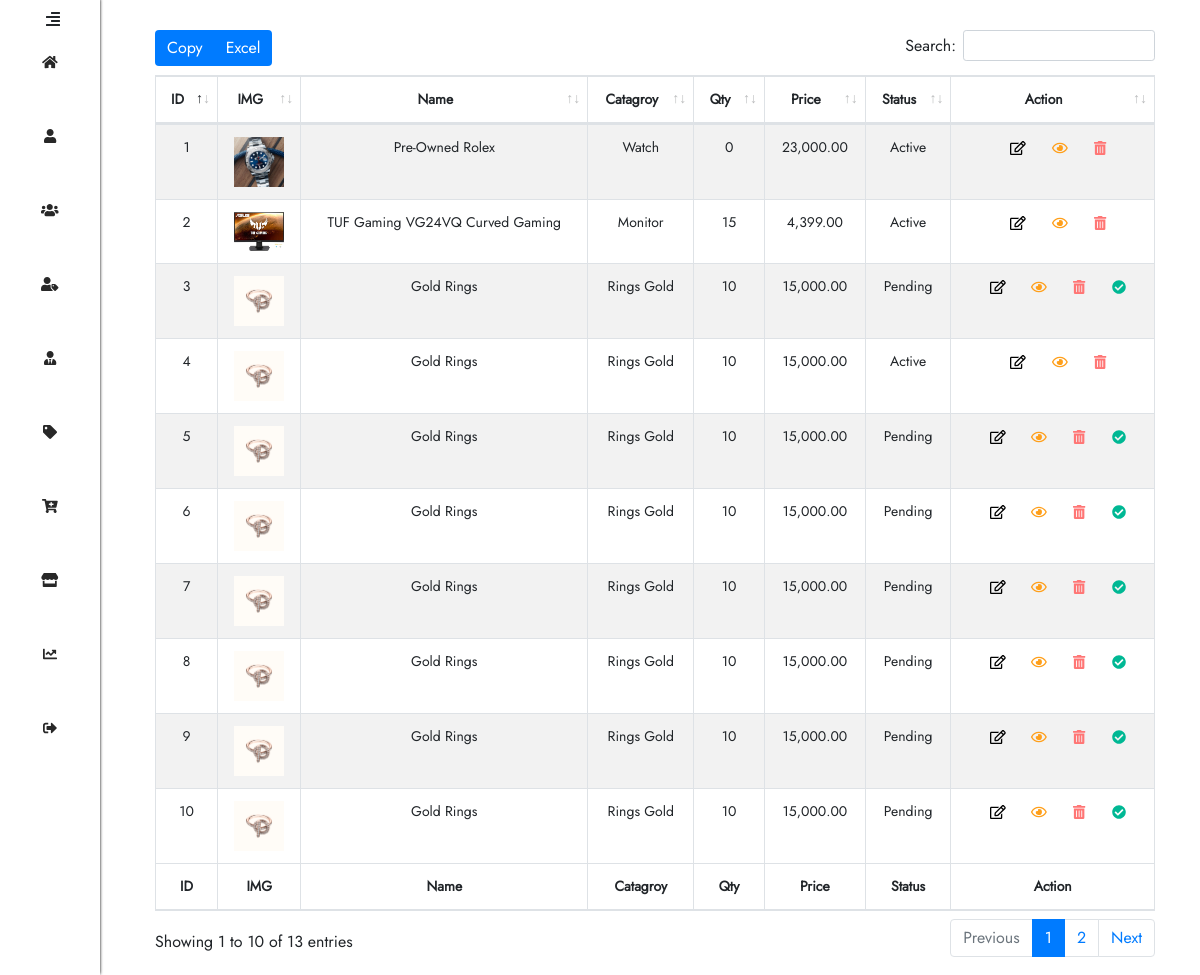
Page /Products-List.php (signed in) on the committed database.
### tables this page shows
CREATE TABLE `ha_products` (
  `HA_P_ID` bigint(20) UNSIGNED NOT NULL,
  `HA_P_Name` varchar(255) NOT NULL,
  `HA_P_Price` varchar(255) NOT NULL,
  `HA_P_Description` text NOT NULL,
  `HA_P_Category_ID` varchar(255) NOT NULL,
  `HA_P_Qty` varchar(255) NOT NULL,
  `HA_P_Alert_Qty` varchar(255) NOT NULL,
  `HA_P_Brand` varchar(255) NOT NULL,
  `HA_P_Available_From_Date` varchar(255) NOT NULL,
  `HA_P_Date_Created` varchar(255) NOT NULL,
  `HA_P_Time_Created` varchar(255) NOT NULL,
  `HA_P_User_ID_Created` varchar(255) NOT NULL,
  `HA_P_Status` varchar(255) NOT NULL,
  `HA_P_Views` int(11) NOT NULL
);

CREATE TABLE `ha_category_list` (
  `HA_C_L_ID` bigint(20) UNSIGNED NOT NULL,
  `HA_C_L_Category_Name` varchar(255) NOT NULL,
  `HA_C_L_Parent_ID` varchar(255) NOT NULL,
  `HA_C_L_Status` varchar(255) NOT NULL,
  `HA_C_L_Count_Products` varchar(255) NOT NULL,
  `HA_C_L_Count_Sales` varchar(255) NOT NULL,
  `HA_C_L_Count_Returns` varchar(255) NOT NULL,
  `HA_C_L_Date_Created` varchar(255) NOT NULL,
  `HA_C_L_Time_Created` varchar(255) NOT NULL,
  `HA_C_L_User_ID_Created` varchar(255) NOT NULL
);

### Datebase/DB_Products_List.php (called while the page is built, shortened)
<?php
    $SQL_Products_List = 'SELECT * FROM ha_products WHERE HA_P_Status = "Active" OR HA_P_Status = "Pending" ORDER BY HA_P_ID DESC ';
    $Result_Products_List = mysqli_query($Connection,$SQL_Products_List);
    $Count_Products_List  = mysqli_num_rows($Result_Products_List);
?>

### Website-Structure/Products-List-Body.php (the view, shortened to what this page needs)
<div class="Content-table">
    <table id="example" class="table table-striped table-bordered" style="width:100%;text-align: center;">
        <thead>
            <tr class="header-table">
                <th>ID</th>
                <th>IMG</th>
                <th>Name</th>
                <th>Catagroy</th>
                <th>Qty</th>
                <th>Price</th>
                <th>Status</th>
                <th>Action</th>
            </tr>
        </thead>
        <tbody id="tbody">
            <?php
                    if ($Count_Products_List > 0) {
                        $id = 0;
                        while ($Rows = mysqli_fetch_array($Result_Products_List)) {
                            $SQL_Get_Category_Name = 'SELECT HA_C_L_Category_Name FROM ha_category_list WHERE HA_C_L_ID = "'.$Rows['HA_P_Category_ID'].'"';
                            $Result_Get_Category_Name = mysqli_query($Connection,$SQL_Get_Category_Name);
                            $Row_Get_Category_Name  = mysqli_fetch_array($Result_Get_Category_Name, MYSQLI_ASSOC);
                            $Path_Folder_Cover = 'IMG/Imges-Products/P_ID-'.$Rows['HA_P_ID'].'/P_ID-'.$Rows['HA_P_ID'].'-Cover';
                            $Cover_Img = scandir($Path_Folder_Cover);
                            $SQL_Get_Created_Info = 'SELECT HA_U_Username FROM ha_users WHERE HA_U_ID = "'.$Rows['HA_P_User_ID_Created'].'"';
                            $Result_Get_Created_Info= mysqli_query($Connection,$SQL_Get_Created_Info);
                            $Row_Get_Created_Info = mysqli_fetch_array($Result_Get_Created_Info, MYSQLI_ASSOC);
                            if ($Rows['HA_P_Status'] == 'Pending') {
                                $BTN_Active = '<button type ="button" class="Done" data-module=".Done-row" id="A'.$Rows['HA_P_ID'].'" onclick= "clickhere(this.id)"> <i class="fas fa-check-circle"></i></button>';
                            }else {
                                $BTN_Active = '';
                            }
                            if ($Rows['HA_P_Status'] !== 'Deactivated') {
                                $BTN_Deactivate = '<button type ="button" class="Trash" data-module=".question-delete-row" id="D'.$Rows['HA_P_ID'].'" onclick= "clickhere(this.id)"> <i class="fas fa-trash-alt"></i> </button>';
                            }else {
                                $BTN_Deactivate = '';
                            }
                            echo '
                                <tr class="t-body" style="text-align: center;" id="T_Row_'.$Rows['HA_P_ID'].'" >
                                    <td>'.$Rows['HA_P_ID'].'</td>
                                    <td class="IMG-DATABASE"><img src="'.$Path_Folder_Cover . '/' . $Cover_Img[2] . '" alt="Img"/></td>
                                    <td class="Username-Edit-Module">'.$Rows['HA_P_Name'].'</td>
                                    <td >'.$Row_Get_Category_Name['HA_C_L_Category_Name'].'</td>
                                    <td class="HA-P-Qty">'.$Rows['HA_P_Qty'].'</td>
                                    <td class="HA-P-Price">'. number_format($Rows['HA_P_Price'] , 2).'</td>
                                    <td class="Status">'.$Rows['HA_P_Status'].'</td>
                                    <td style="display:none" class="HA-C-L-Category-Name">'.$Rows['HA_P_Category_ID'].'</td>
                                    <td style="display:none">'.$Rows['HA_P_Alert_Qty'].'</td>
                                    <td style="display:none">'.$Rows['HA_P_Brand'].'</td>
                                    <td style="display:none">'.$Rows['HA_P_Available_From_Date'].'</td>
                                    <td style="display:none">'.$Rows['HA_P_Date_Created'] . ' ' . $Rows['HA_P_Time_Created'] .'</td>
                                    <td style="display:none">'.$Row_Get_Created_Info['HA_U_Username'].'</td>
                                    <td style="display:none">'.$Rows['HA_P_Description'].'</td>
                                    <td class="last-Action">
                                        <button type ="button" class="Edit" data-module=".Edit-row" id="-T'.$id.'" onclick= "clickhere(this.id)"> <i class="far fa-edit"></i> </button>
                                        <button type ="button" class="View" data-module=".View-row" id="T'.$id.'" onclick= "clickhere(this.id)"> <i class="far fa-eye"></i> </button>
                                        '.$BTN_Deactivate.'
                                        '.$BTN_Active.'
                                    </td>
                                </tr>
                            ';
                            $id += 1;
                        }
                    }
                ?>
        </tbody>
        <tfoot>
            <tr>
                <th>ID</th>
                <th>IMG</th>
                <th>Name</th>
                <th>Catagroy</th>
                <th>Qty</th>
                <th>Price</th>
                <th>Status</th>
                <th>Action</th>
            </tr>
        </tfoot>
    </table>
</div>

### CSS-Files/H_A.css (style rules this page uses)
*, *::after, *::before { box-sizing: border-box; }
body { font-family: 'Jost', sans-serif; font-weight: 400; }
.Content-table { -moz-transition: all 0.5s; -ms-transition: all 0.5s; -o-transition: all 0.5s; transition: all 0.5s; padding-left: 140px; padding-top: 30px; padding-right: 30px; width: 100%; height: 100%; }
.t-body td:first-child { text-align: center; }
tfoot tr th:first-child { text-align: center; }
.t-body td button { margin-left: 10px; border: none; outline: none; background-color: transparent; }
.IMG-DATABASE img { width: 50px; }

### CSS-Files/product-list.css (style rules this page uses)
*, *::after, *::before { box-sizing: border-box; }
body { font-family: 'Jost', sans-serif; font-weight: 400; }
.Trash { color: #ff7675; }
.View { color: #ff9f1a; }
.Done { color: #00b894; }
table { font-size: 14px; }
table tr th { width: auto !important; }
.Content-table { -moz-transition: all 0.5s; -ms-transition: all 0.5s; -o-transition: all 0.5s; transition: all 0.5s; padding-left: 140px; padding-top: 30px; padding-right: 30px; width: 100%; height: 100%; }
.t-body td:first-child { text-align: center; }
tfoot tr th:first-child { text-align: center; }
.t-body td button { margin-left: 10px; border: none; outline: none; background-color: transparent; }
.IMG-DATABASE img { width: 50px; }

### rows in the picture
ha_products: HA_P_ID "10", HA_P_Name "Gold Rings", ha_category_list.HA_C_L_Category_Name "Rings Gold", HA_P_Qty "10", HA_P_Price "15,000.00", HA_P_Status "Pending"
ha_products: HA_P_ID "9", HA_P_Name "Gold Rings", ha_category_list.HA_C_L_Category_Name "Rings Gold", HA_P_Qty "10", HA_P_Price "15,000.00", HA_P_Status "Pending"
ha_products: HA_P_ID "8", HA_P_Name "Gold Rings", ha_category_list.HA_C_L_Category_Name "Rings Gold", HA_P_Qty "10", HA_P_Price "15,000.00", HA_P_Status "Pending"
ha_products: HA_P_ID "7", HA_P_Name "Gold Rings", ha_category_list.HA_C_L_Category_Name "Rings Gold", HA_P_Qty "10", HA_P_Price "15,000.00", HA_P_Status "Pending"
ha_products: HA_P_ID "6", HA_P_Name "Gold Rings", ha_category_list.HA_C_L_Category_Name "Rings Gold", HA_P_Qty "10", HA_P_Price "15,000.00", HA_P_Status "Pending"
ha_products: HA_P_ID "5", HA_P_Name "Gold Rings", ha_category_list.HA_C_L_Category_Name "Rings Gold", HA_P_Qty "10", HA_P_Price "15,000.00", HA_P_Status "Pending"
ha_products: HA_P_ID "4", HA_P_Name "Gold Rings", ha_category_list.HA_C_L_Category_Name "Rings Gold", HA_P_Qty "10", HA_P_Price "15,000.00", HA_P_Status "Active"
ha_products: HA_P_ID "3", HA_P_Name "Gold Rings", ha_category_list.HA_C_L_Category_Name "Rings Gold", HA_P_Qty "10", HA_P_Price "15,000.00", HA_P_Status "Pending"
ha_products: HA_P_ID "2", shows a picture, HA_P_Name "TUF Gaming VG24VQ Curved Gaming", ha_category_list.HA_C_L_Category_Name "Monitor", HA_P_Qty "15", HA_P_Price "4,399.00", HA_P_Status "Active"
ha_products: HA_P_ID "1", shows a picture, HA_P_Name "Pre-Owned Rolex", ha_category_list.HA_C_L_Category_Name "Watch", HA_P_Qty "0", HA_P_Price "23,000.00", HA_P_Status "Active"
